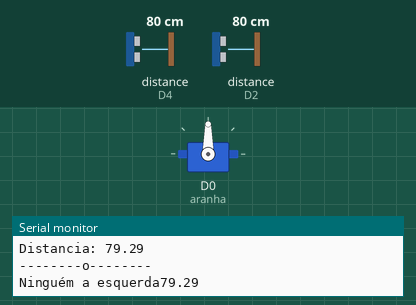
This sketch was run on a simulated ESP8266 (NodeMCU). Shown: servo, the last lines printed to the serial monitor. Wiring (inferred from the names in the program): 2 × ultrasonic range finder: trigger D3, echo D4 / trigger D1, echo D2. The inputs (shaded band) are chosen by the test bench; at power-on: distance to the obstacle (sensors on D4, D2) 80 cm. The echo pulse lasts 58.3 µs per cm.

Above: at 6.2 s.
6.3 s: distance to the obstacle (sensor on D4) set to 66 cm
7.8 s: distance to the obstacle (sensor on D4) set to 56 cm
At 8.4 s:
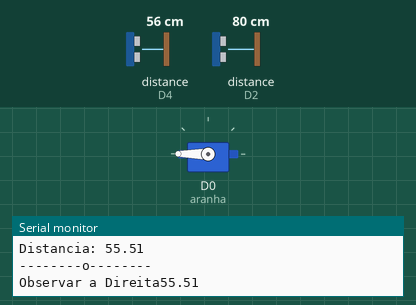
9.3 s: distance to the obstacle (sensor on D2) set to 66 cm
10.8 s: distance to the obstacle (sensor on D2) set to 56 cm
At 11.8 s:
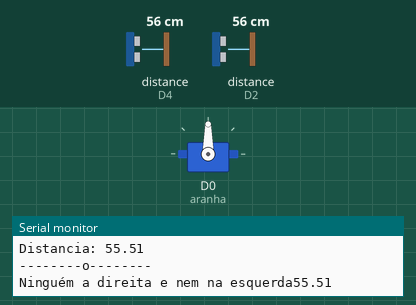
12.5 s: distance to the obstacle (sensor on D4) set to 120 cm
At 13.0 s:
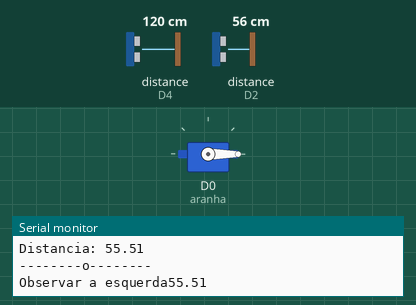
14.2 s: distance to the obstacle (sensor on D4) set to 2 cm
At 15.0 s:
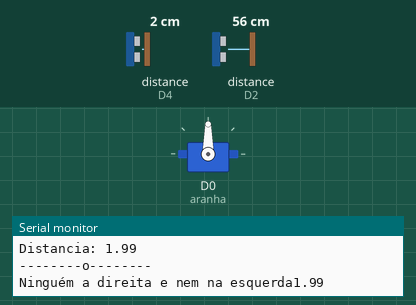
Timing chart, 0 to 16.8 s (numbered marks = the images above; inputs shaded):
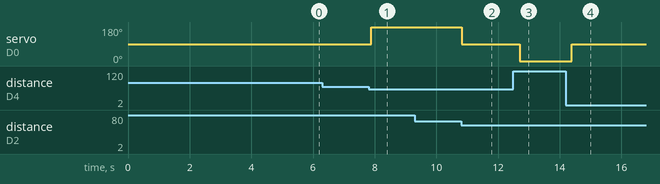

Measured:
- the behaviour switches between 61 and 60 cm on distance to the obstacle (sensor on D4) (found by bisection; images 0 and 1)
- the behaviour switches between 61 and 60 cm on distance to the obstacle (sensor on D2) (found by bisection; images 1 and 2)
- after the input at 7.8 s, servo on D0 (aranha): 90° → 180° after 0.09 s
- after the input at 10.8 s, servo on D0 (aranha): 180° → 90° at once
- after the input at 12.5 s, servo on D0 (aranha): 90° → 0° after 0.21 s
- after the input at 14.2 s, servo on D0 (aranha): 0° → 90° after 0.20 s

The sketch:

mascara_TESTE_1.ino
```cpp
#define trigPinE D1
#define echoPinE D2

#define trigPinD D3
#define echoPinD D4

#include <Servo.h>

Servo aranha;   // Chamar o servo motor.

int pos = 0;

long duracaoE;
float distanciaE, aux;

long duracaoD;
float distanciaD, auxi;

void setup() {

  Serial.begin(115200);
  pinMode(trigPinE, OUTPUT);
  pinMode(echoPinE, INPUT);
  digitalWrite(trigPinE, LOW);

  pinMode(trigPinD, OUTPUT);
  pinMode(echoPinD, INPUT);
  digitalWrite(trigPinD, LOW);

  aranha.attach(D0);
  aranha.write(90);
  delay (5000);
}


void loop() {


  //Esquerdo

  digitalWrite(trigPinE, HIGH);
  delayMicroseconds(200);
  digitalWrite(trigPinE, LOW);

  duracaoE = pulseIn(echoPinE, HIGH , 1000000);
  aux = duracaoE;
  distanciaE = (aux * 340 / 10000) / 2;
  Serial.print("Distancia: ");
  Serial.println(distanciaE);
  Serial.println("--------o--------");

  if (distanciaE <= 60 && distanciaD > 60) {
    Serial.print("Observar a esquerda");
    aranha.write(0);
    Serial.println(distanciaE);
    delay(200);
    }

    else if (distanciaE > 60 && distanciaD > 60) {
    Serial.print("Ninguém a esquerda");
    aranha.write(90);
    Serial.println(distanciaE);
    delay(200);
    }


  //Direito

  digitalWrite(trigPinD, HIGH);
  delayMicroseconds(200);
  digitalWrite(trigPinD, LOW);


  duracaoD = pulseIn(echoPinD, HIGH , 1000000);
  auxi = duracaoD;
  distanciaD = (auxi * 340 / 10000) / 2;
  Serial.print("Distancia: ");
  Serial.println(distanciaD);
  Serial.println("--------o--------");


   if (distanciaD <= 60 && distanciaE > 60) {
    Serial.print("Observar a Direita");
    aranha.write(180);
    Serial.println(distanciaD);
    delay(200);
    }

    else if (distanciaD > 60 && distanciaE > 60) {
    Serial.print("Ninguém a direita");
    aranha.write(90);
    Serial.println(distanciaD);
    delay(200);
    }

  else if (distanciaD < 60 && distanciaE < 60) {
    Serial.print("Ninguém a direita e nem na esquerda");
    aranha.write(90);
    Serial.println(distanciaD);
    delay(200);
    }

}
```
